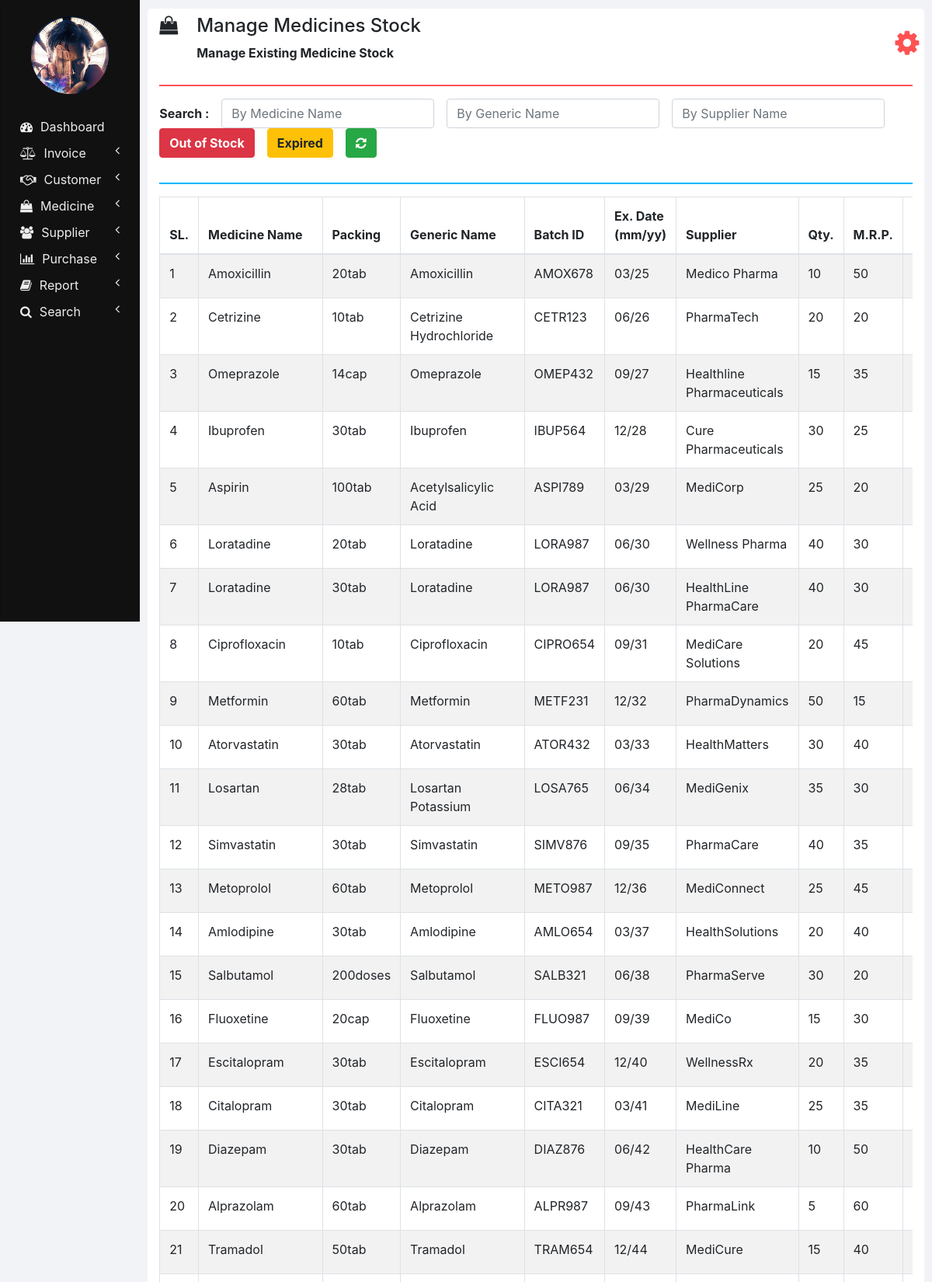
Page /manage_medicine_stock.php (upper part) on the committed database.
### tables this page shows
CREATE TABLE `medicines` (
  `ID` int(11) NOT NULL,
  `NAME` varchar(100) NOT NULL,
  `PACKING` varchar(20) NOT NULL,
  `GENERIC_NAME` varchar(100) NOT NULL,
  `SUPPLIER_NAME` varchar(100) NOT NULL
);

CREATE TABLE `medicines_stock` (
  `ID` int(11) NOT NULL,
  `NAME` varchar(100) NOT NULL,
  `BATCH_ID` varchar(20) NOT NULL,
  `EXPIRY_DATE` varchar(10) NOT NULL,
  `QUANTITY` int(11) NOT NULL,
  `MRP` double NOT NULL,
  `RATE` double NOT NULL
);

### php/manage_medicine_stock.php (the view, shortened to what this page needs)
<?php
  function showMedicinesStock($id) {
    require "db_connection.php";
    if($con) {
      $seq_no = 0;
      $query = "SELECT * FROM medicines INNER JOIN medicines_stock ON medicines.NAME = medicines_stock.NAME";
      $result = mysqli_query($con, $query);
      while($row = mysqli_fetch_array($result)) {
        $seq_no++;
        if($row['BATCH_ID'] == $id)
          showEditOptionsRow($seq_no, $row);
        else
          showMedicineStockRow($seq_no, $row);
      }
    }
  }
  function showMedicineStockRow($seq_no, $row) {
    ?>
    <tr>
      <td><?php echo $seq_no; ?></td>
      <td><?php echo $row['NAME']; ?></td>
      <td><?php echo $row['PACKING']; ?></td>
      <td><?php echo $row['GENERIC_NAME']; ?></td>
      <td><?php echo $row['BATCH_ID']; ?></td>
      <td><?php echo $row['EXPIRY_DATE']; ?></td>
      <td><?php echo $row['SUPPLIER_NAME']; ?></td>
      <td><?php echo $row['QUANTITY']; ?></td>
      <td><?php echo $row['MRP']; ?></td>
      <td><?php echo $row['RATE']; ?></td>
    </tr>
    <?php
  }
  ?>

### css/sidenav.css (style rules this page uses)
body { background-color: #f1f3f6; }
.sidenav { width: 15%; height: 100vh; background-color: #222222; position: fixed; z-index: 1; flex: 1 0 auto; }
.card { width: 100%; height: 100%; top: 0; border-radius: 0; background-color: #111111; }
.logo .profile { margin-left: 50%; border-radius: 50%; transform: translate(-50%); }
.main-menu-item { padding: 5px 5px; cursor: pointer; }
.main-menu-item > a { color: #eeeeee; text-decoration: none; font-size: 16px; }
.main-menu-item > a > span { margin-left: 10px; }

### css/home.css (style rules this page uses)
html, body { height: 100vh; }

### rows in the picture
medicines: seq_no "1", medicines_stock.NAME "Amoxicillin", PACKING "20tab", GENERIC_NAME "Amoxicillin", medicines_stock.BATCH_ID "AMOX678", medicines_stock.EXPIRY_DATE "03/25", SUPPLIER_NAME "Medico Pharma", medicines_stock.QUANTITY "10", medicines_stock.MRP "50"
medicines: seq_no "2", medicines_stock.NAME "Cetrizine", PACKING "10tab", GENERIC_NAME "Cetrizine Hydrochloride", medicines_stock.BATCH_ID "CETR123", medicines_stock.EXPIRY_DATE "06/26", SUPPLIER_NAME "PharmaTech", medicines_stock.QUANTITY "20", medicines_stock.MRP "20"
medicines: seq_no "3", medicines_stock.NAME "Omeprazole", PACKING "14cap", GENERIC_NAME "Omeprazole", medicines_stock.BATCH_ID "OMEP432", medicines_stock.EXPIRY_DATE "09/27", SUPPLIER_NAME "Healthline Pharmaceuticals", medicines_stock.QUANTITY "15", medicines_stock.MRP "35"
medicines: seq_no "4", medicines_stock.NAME "Ibuprofen", PACKING "30tab", GENERIC_NAME "Ibuprofen", medicines_stock.BATCH_ID "IBUP564", medicines_stock.EXPIRY_DATE "12/28", SUPPLIER_NAME "Cure Pharmaceuticals", medicines_stock.QUANTITY "30", medicines_stock.MRP "25"
medicines: seq_no "5", medicines_stock.NAME "Aspirin", PACKING "100tab", GENERIC_NAME "Acetylsalicylic Acid", medicines_stock.BATCH_ID "ASPI789", medicines_stock.EXPIRY_DATE "03/29", SUPPLIER_NAME "MediCorp", medicines_stock.QUANTITY "25", medicines_stock.MRP "20"
medicines: seq_no "6", medicines_stock.NAME "Loratadine", PACKING "20tab", GENERIC_NAME "Loratadine", medicines_stock.BATCH_ID "LORA987", medicines_stock.EXPIRY_DATE "06/30", SUPPLIER_NAME "Wellness Pharma", medicines_stock.QUANTITY "40", medicines_stock.MRP "30"
medicines: seq_no "7", medicines_stock.NAME "Loratadine", PACKING "30tab", GENERIC_NAME "Loratadine", medicines_stock.BATCH_ID "LORA987", medicines_stock.EXPIRY_DATE "06/30", SUPPLIER_NAME "HealthLine PharmaCare", medicines_stock.QUANTITY "40", medicines_stock.MRP "30"
medicines: seq_no "8", medicines_stock.NAME "Ciprofloxacin", PACKING "10tab", GENERIC_NAME "Ciprofloxacin", medicines_stock.BATCH_ID "CIPRO654", medicines_stock.EXPIRY_DATE "09/31", SUPPLIER_NAME "MediCare Solutions", medicines_stock.QUANTITY "20", medicines_stock.MRP "45"
medicines: seq_no "9", medicines_stock.NAME "Metformin", PACKING "60tab", GENERIC_NAME "Metformin", medicines_stock.BATCH_ID "METF231", medicines_stock.EXPIRY_DATE "12/32", SUPPLIER_NAME "PharmaDynamics", medicines_stock.QUANTITY "50", medicines_stock.MRP "15"
medicines: seq_no "10", medicines_stock.NAME "Atorvastatin", PACKING "30tab", GENERIC_NAME "Atorvastatin", medicines_stock.BATCH_ID "ATOR432", medicines_stock.EXPIRY_DATE "03/33", SUPPLIER_NAME "HealthMatters", medicines_stock.QUANTITY "30", medicines_stock.MRP "40"
medicines: seq_no "11", medicines_stock.NAME "Losartan", PACKING "28tab", GENERIC_NAME "Losartan Potassium", medicines_stock.BATCH_ID "LOSA765", medicines_stock.EXPIRY_DATE "06/34", SUPPLIER_NAME "MediGenix", medicines_stock.QUANTITY "35", medicines_stock.MRP "30"
medicines: seq_no "12", medicines_stock.NAME "Simvastatin", PACKING "30tab", GENERIC_NAME "Simvastatin", medicines_stock.BATCH_ID "SIMV876", medicines_stock.EXPIRY_DATE "09/35", SUPPLIER_NAME "PharmaCare", medicines_stock.QUANTITY "40", medicines_stock.MRP "35"
medicines: seq_no "13", medicines_stock.NAME "Metoprolol", PACKING "60tab", GENERIC_NAME "Metoprolol", medicines_stock.BATCH_ID "METO987", medicines_stock.EXPIRY_DATE "12/36", SUPPLIER_NAME "MediConnect", medicines_stock.QUANTITY "25", medicines_stock.MRP "45"
medicines: seq_no "14", medicines_stock.NAME "Amlodipine", PACKING "30tab", GENERIC_NAME "Amlodipine", medicines_stock.BATCH_ID "AMLO654", medicines_stock.EXPIRY_DATE "03/37", SUPPLIER_NAME "HealthSolutions", medicines_stock.QUANTITY "20", medicines_stock.MRP "40"
medicines: seq_no "15", medicines_stock.NAME "Salbutamol", PACKING "200doses", GENERIC_NAME "Salbutamol", medicines_stock.BATCH_ID "SALB321", medicines_stock.EXPIRY_DATE "06/38", SUPPLIER_NAME "PharmaServe", medicines_stock.QUANTITY "30", medicines_stock.MRP "20"
medicines: seq_no "16", medicines_stock.NAME "Fluoxetine", PACKING "20cap", GENERIC_NAME "Fluoxetine", medicines_stock.BATCH_ID "FLUO987", medicines_stock.EXPIRY_DATE "09/39", SUPPLIER_NAME "MediCo", medicines_stock.QUANTITY "15", medicines_stock.MRP "30"
medicines: seq_no "17", medicines_stock.NAME "Escitalopram", PACKING "30tab", GENERIC_NAME "Escitalopram", medicines_stock.BATCH_ID "ESCI654", medicines_stock.EXPIRY_DATE "12/40", SUPPLIER_NAME "WellnessRx", medicines_stock.QUANTITY "20", medicines_stock.MRP "35"
medicines: seq_no "18", medicines_stock.NAME "Citalopram", PACKING "30tab", GENERIC_NAME "Citalopram", medicines_stock.BATCH_ID "CITA321", medicines_stock.EXPIRY_DATE "03/41", SUPPLIER_NAME "MediLine", medicines_stock.QUANTITY "25", medicines_stock.MRP "35"
medicines: seq_no "19", medicines_stock.NAME "Diazepam", PACKING "30tab", GENERIC_NAME "Diazepam", medicines_stock.BATCH_ID "DIAZ876", medicines_stock.EXPIRY_DATE "06/42", SUPPLIER_NAME "HealthCare Pharma", medicines_stock.QUANTITY "10", medicines_stock.MRP "50"
medicines: seq_no "20", medicines_stock.NAME "Alprazolam", PACKING "60tab", GENERIC_NAME "Alprazolam", medicines_stock.BATCH_ID "ALPR987", medicines_stock.EXPIRY_DATE "09/43", SUPPLIER_NAME "PharmaLink", medicines_stock.QUANTITY "5", medicines_stock.MRP "60"
medicines: seq_no "21", medicines_stock.NAME "Tramadol", PACKING "50tab", GENERIC_NAME "Tramadol", medicines_stock.BATCH_ID "TRAM654", medicines_stock.EXPIRY_DATE "12/44", SUPPLIER_NAME "MediCure", medicines_stock.QUANTITY "15", medicines_stock.MRP "40"

### other values in the picture
$heading "Manage Medicines Stock"
$sub_heading "Manage Existing Medicine Stock"
